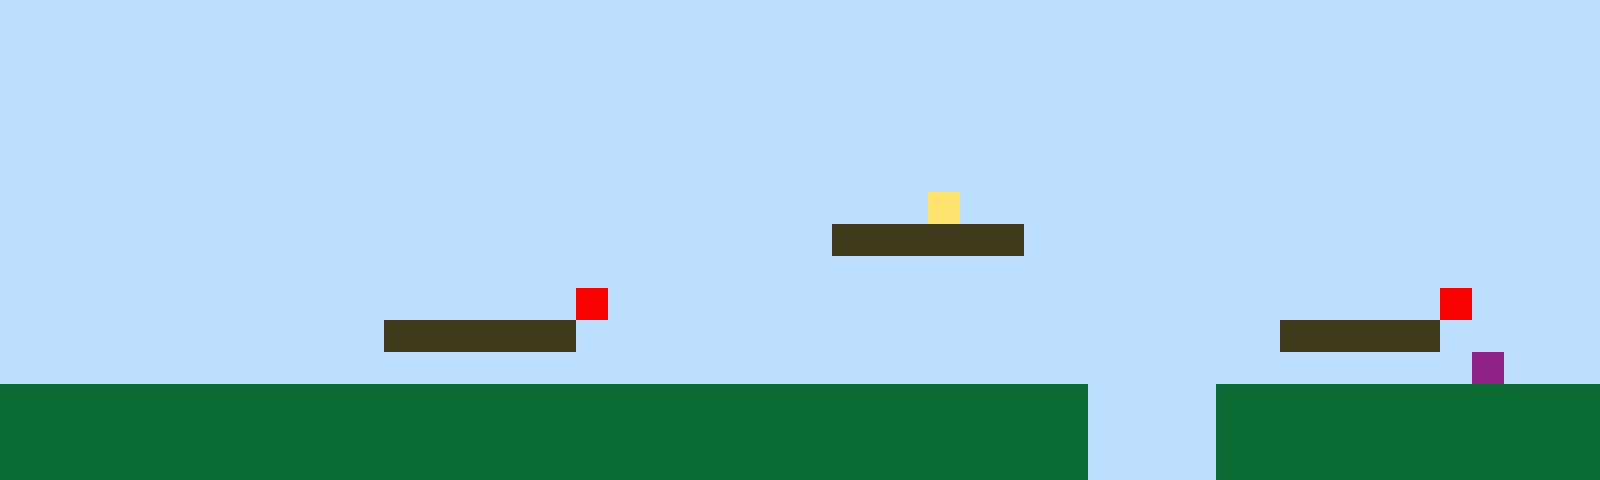

A 2D game scene composited from a Tiled map and its tileset images. What follows is a short description and the map's XML, with every tile layer's data as written:
An orthogonal 50x15 tile map with 32x32 px tiles, 1 tile layer (Tile Layer 1).

<map version="1.10" tiledversion="1.11.2" orientation="orthogonal" renderorder="right-up" width="50" height="15" tilewidth="32" tileheight="32" infinite="0" nextlayerid="2" nextobjectid="1"><editorsettings><export target="map1.csv" format="csv" /></editorsettings><tileset firstgid="1" name="sprites" tilewidth="32" tileheight="32" tilecount="6" columns="3"><image source="sprites.png" width="96" height="64" /></tileset><layer id="1" name="Tile Layer 1" width="50" height="15"><data encoding="csv">1,1,1,1,1,1,1,1,1,1,1,1,1,1,1,1,1,1,1,1,1,1,1,1,1,1,1,1,1,1,1,1,1,1,1,1,1,1,1,1,1,1,1,1,1,1,1,1,1,1,1,1,1,1,1,1,1,1,1,1,1,1,1,1,1,1,1,1,1,1,1,1,1,1,1,1,1,1,1,1,1,1,1,1,1,1,1,1,1,1,1,1,1,1,1,1,1,1,1,1,1,1,1,1,1,1,1,1,1,1,1,1,1,1,1,1,1,1,1,1,1,1,1,1,1,1,1,1,1,1,1,1,1,1,1,1,1,1,1,1,1,1,1,1,1,1,1,1,1,1,1,1,1,1,1,1,1,1,1,1,1,1,1,1,1,1,1,1,1,1,1,1,1,1,1,1,1,1,1,1,1,1,1,1,1,1,1,1,1,1,1,1,1,1,1,1,1,1,1,1,1,1,1,1,1,1,1,1,1,1,1,1,1,1,1,1,1,1,1,1,1,1,1,1,1,1,1,1,1,1,1,1,1,1,1,1,1,1,1,1,1,1,1,1,1,1,1,1,1,1,1,1,1,1,1,1,1,1,1,1,1,1,1,1,1,1,1,1,1,1,1,1,1,1,1,1,1,1,1,1,1,1,1,1,1,1,1,1,1,1,1,1,1,1,1,1,1,1,1,1,1,1,1,1,1,1,1,1,1,1,1,1,1,1,1,1,1,1,1,1,1,1,1,1,1,1,1,1,1,4,1,1,1,1,1,1,1,1,1,1,1,1,1,1,1,1,1,1,1,1,1,1,1,1,1,1,1,1,1,1,1,1,1,1,1,1,1,1,1,1,1,1,1,1,1,1,3,3,3,3,3,3,1,1,1,1,1,1,1,1,1,1,1,1,1,1,1,1,1,1,1,1,1,1,1,1,1,1,1,1,1,1,1,1,1,1,1,1,1,1,1,1,1,1,1,1,1,1,1,1,1,1,1,1,1,1,1,1,1,1,1,1,1,1,1,1,1,1,1,1,1,1,1,1,1,1,1,1,1,1,1,1,1,1,1,1,1,1,5,1,1,1,1,1,1,1,1,1,1,1,1,1,1,1,1,1,1,1,1,1,1,1,1,1,1,5,1,1,1,1,1,1,1,1,1,1,1,1,1,1,1,1,3,3,3,3,3,3,1,1,1,1,1,1,1,1,1,1,1,1,1,1,1,1,1,1,1,1,1,1,3,3,3,3,3,1,1,1,1,1,1,1,1,1,1,1,1,1,1,1,1,1,1,1,1,1,1,1,1,1,1,1,1,1,1,1,1,1,1,1,1,1,1,1,1,1,1,1,1,1,1,1,1,1,1,1,6,1,1,1,2,2,2,2,2,2,2,2,2,2,2,2,2,2,2,2,2,2,2,2,2,2,2,2,2,2,2,2,2,2,2,2,2,2,1,1,1,1,2,2,2,2,2,2,2,2,2,2,2,2,2,2,2,2,2,2,2,2,2,2,2,2,2,2,2,2,2,2,2,2,2,2,2,2,2,2,2,2,2,2,2,2,2,2,1,1,1,1,2,2,2,2,2,2,2,2,2,2,2,2,2,2,2,2,2,2,2,2,2,2,2,2,2,2,2,2,2,2,2,2,2,2,2,2,2,2,2,2,2,2,2,2,2,2,1,1,1,1,2,2,2,2,2,2,2,2,2,2,2,2</data></layer></map>
